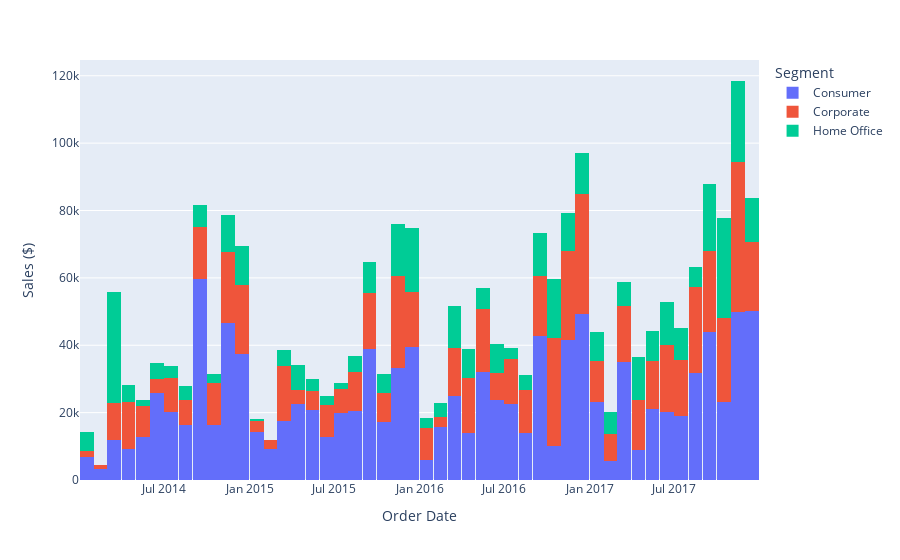

Notebook source saved alongside this figure:
### Code cell
# You can also view an additional histogram on what "Sales" looks like by segment, over time (Order Date)
fig = px.histogram(ig, x='Order Date', y='Sales', color='Segment')
fig.update_layout(
    yaxis_title_text='Sales ($)',
    xaxis_title_text='Order Date',
    legend_title_text='Segment'
)
fig.show()

### Figure 1 — Plotly figure (JSON) as saved in the notebook; plotly's stock layout.template omitted (floating-point values rounded to 4 significant figures; data arrays with more than 128 entries replaced by an {"elided": "..."} marker saying what was removed)
{"data": [{"alignmentgroup": "True", "bingroup": "x", "histfunc": "sum", "hovertemplate": "Segment=Consumer<br>Order Date=%{x}<br>sum of Sales=%{y}<extra></extra>", "legendgroup": "Consumer", "marker": {"color": "#636efa", "pattern": {"shape": ""}}, "name": "Consumer", "offsetgroup": "Consumer", "orientation": "v", "showlegend": true, "type": "histogram", "x": {"elided": "5191 str values"}, "xaxis": "x", "y": {"elided": "5191 float values"}, "yaxis": "y"}, {"alignmentgroup": "True", "bingroup": "x", "histfunc": "sum", "hovertemplate": "Segment=Corporate<br>Order Date=%{x}<br>sum of Sales=%{y}<extra></extra>", "legendgroup": "Corporate", "marker": {"color": "#EF553B", "pattern": {"shape": ""}}, "name": "Corporate", "offsetgroup": "Corporate", "orientation": "v", "showlegend": true, "type": "histogram", "x": {"elided": "3020 str values"}, "xaxis": "x", "y": {"elided": "3020 float values"}, "yaxis": "y"}, {"alignmentgroup": "True", "bingroup": "x", "histfunc": "sum", "hovertemplate": "Segment=Home Office<br>Order Date=%{x}<br>sum of Sales=%{y}<extra></extra>", "legendgroup": "Home Office", "marker": {"color": "#00cc96", "pattern": {"shape": ""}}, "name": "Home Office", "offsetgroup": "Home Office", "orientation": "v", "showlegend": true, "type": "histogram", "x": {"elided": "1783 str values"}, "xaxis": "x", "y": {"elided": "1783 float values"}, "yaxis": "y"}], "layout": {"barmode": "relative", "legend": {"title": {"text": "Segment"}, "tracegroupgap": 0}, "margin": {"t": 60}, "xaxis": {"anchor": "y", "domain": [0, 1], "title": {"text": "Order Date"}}, "yaxis": {"anchor": "x", "domain": [0, 1], "title": {"text": "Sales ($)"}}}}
